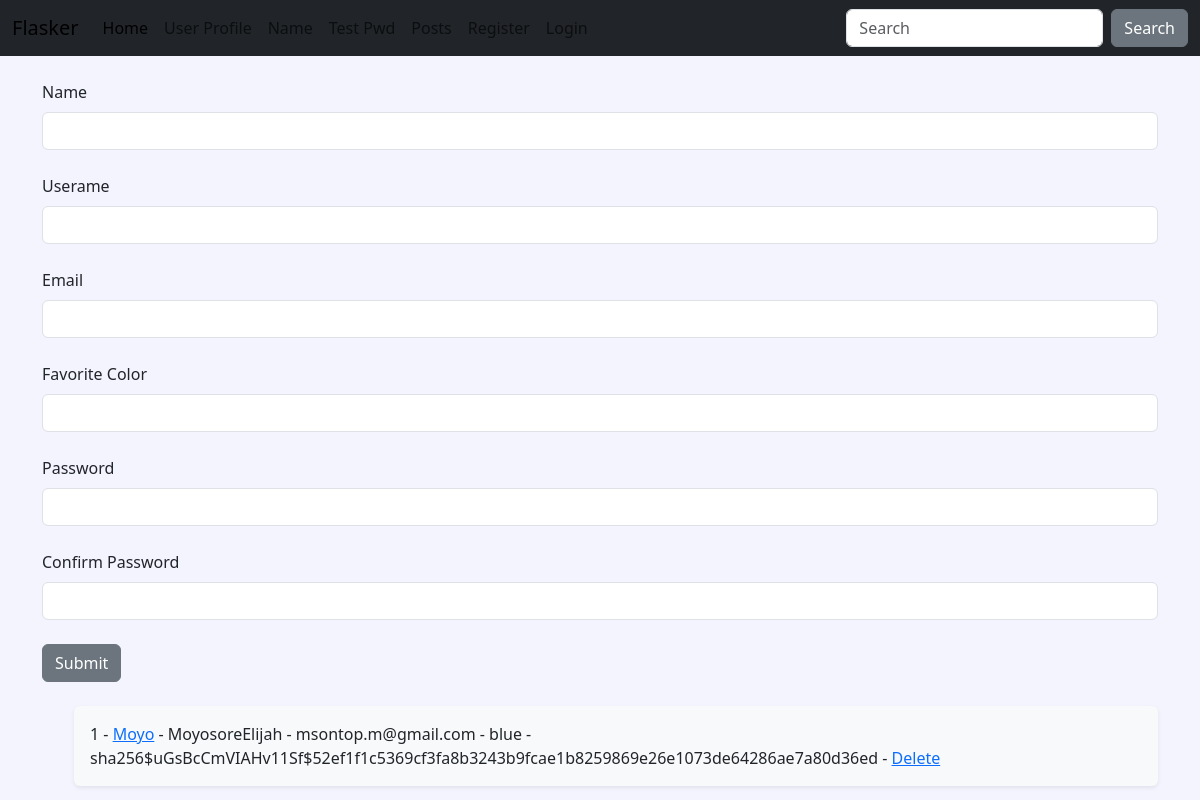
The page /user/add on the database as committed earlier.
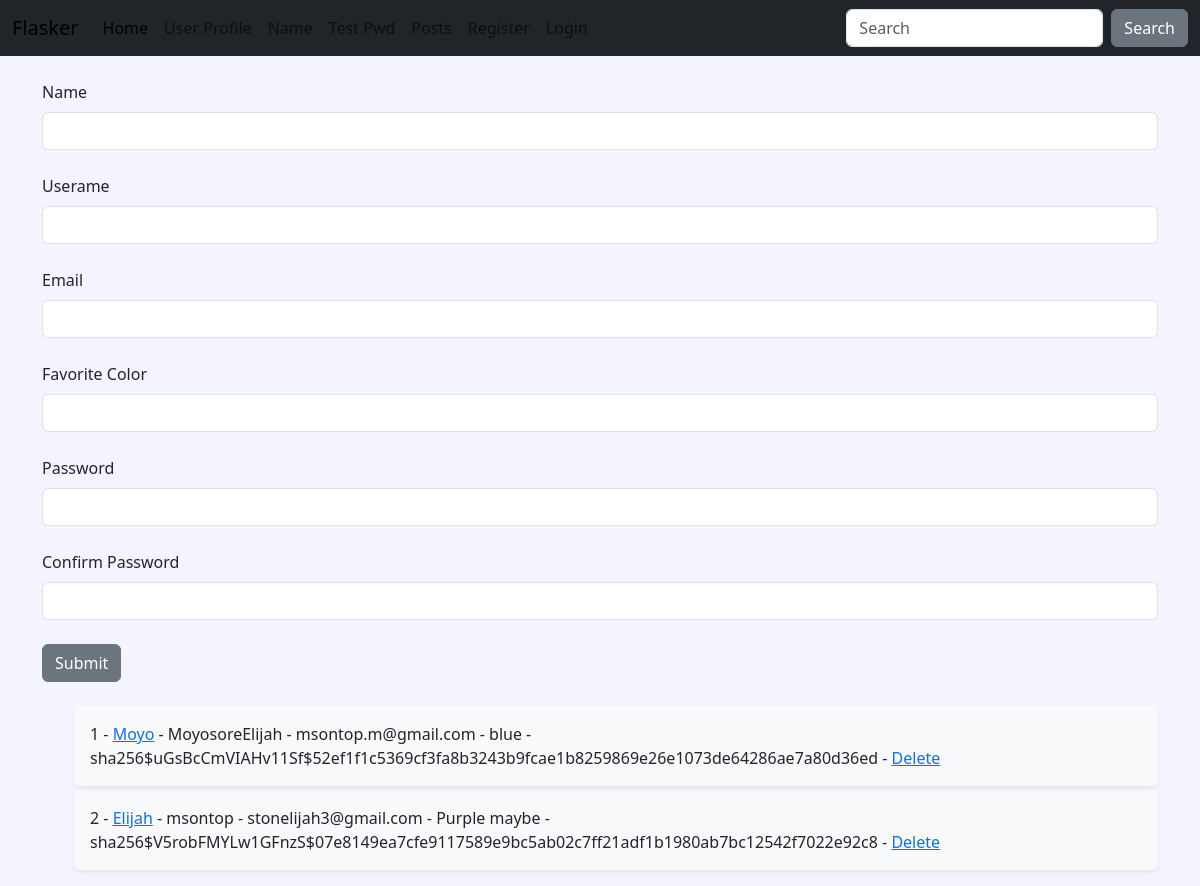
The same page on the database as committed later.
### hello.py (models this page shows, shortened)
class Users(db.Model, UserMixin):
    id = db.Column(db.Integer, primary_key=True)
    username = db.Column(db.String(200), unique=True)
    name = db.Column(db.String(200), nullable=False)
    email = db.Column(db.String(200), nullable=False, unique=True)
    favorite_color = db.Column(db.String(120))
    date_added = db.Column(db.DateTime, default=datetime.utcnow)
    password_hash = db.Column(db.String(128))
    posts = db.relationship('Post', backref='poster')
    @property
    def password(self):
        raise AttributeError('Password is nomett a readable attr!')

### hello.py (the view, shortened to what this page needs)
@app.route('/user/add', methods=['GET', 'POST'])
def add_user():
    name = None
    form = UserFrom()
    our_users=Users.query.order_by(Users.date_added)
    return render_template('add_user.html',
                           form=form,
                           name=name,
                           our_users=our_users)

### webforms.py
class UserFrom(FlaskForm):
    username = StringField('Userame', validators=[DataRequired()])
    name = StringField('Name', validators=[DataRequired()])
    email = StringField('Email', validators=[DataRequired()])
    favorite_color = StringField('Favorite Color')
    password_hash = PasswordField('Password', validators=[DataRequired(), EqualTo('password_hash2', message='password must match!')])
    password_hash2 = PasswordField('Confirm Password', validators=[DataRequired()])
    submit = SubmitField('Submit')

class SearchForm(FlaskForm):
    searched = StringField('Searched', validators=[DataRequired()])
    submit = SubmitField('Submit')

### hello.py (called while the page is built)
@app.context_processor
def base():
    form = SearchForm()
    return dict(form=form)

### templates/add_user.html (shortened to what this page needs)
{% extends 'base.html' %}
{% block content%}
{% if name %}
<h1>User Added!</h1>
<br/>
<ul style="list-style-type: none;">
    {% for our_user in our_users %}
    <div class="shadow-sm p-3 mb-1 bg-body-tertiary rounded">
        <li>{{ our_user.id }} - <a href="{{ url_for('update', id=our_user.id) }}">{{ our_user.name }}</a> - {{ our_user.username }} - {{ our_user.email }} - {{ our_user.favorite_color }} - {{ our_user.password_hash }} - <a href="{{ url_for('delete', id=our_user.id) }}">Delete</a></li>
    </div>
    {% endfor %}
</ul>
{% else %}
<form method="POST">
    {{ form.name.label(class="form-label") }}
    {{ form.name(class="form-control") }}
    <br />
    {{ form.username.label(class="form-label") }}
    {{ form.username(class="form-control") }}
    <br />
    {{ form.email.label(class="form-label") }}
    {{ form.email(class="form-control") }}
    <br />
    {{ form.favorite_color.label(class="form-label") }}
    {{ form.favorite_color(class="form-control") }}
    <br />
    {{ form.password_hash.label(class="form-label") }}
    {{ form.password_hash(class="form-control") }}
    <br />
    {{ form.password_hash2.label(class="form-label") }}
    {{ form.password_hash2(class="form-control") }}
    <br />
    {{ form.submit(class="btn btn-secondary") }}
</form>
<br/>
<ul style="list-style-type: none;">
    {% for our_user in our_users %}
    <div class="shadow-sm p-3 mb-1 bg-body-tertiary rounded">
        <li>{{ our_user.id }} - <a href="{{ url_for('update', id=our_user.id) }}">{{ our_user.name }}</a> - {{ our_user.username }} - {{ our_user.email }} - {{ our_user.favorite_color }} - {{ our_user.password_hash }} - <a href="{{ url_for('delete', id=our_user.id) }}">Delete</a></li>
    </div>
    {% endfor %}
</ul>
{% endif %}
{% endblock %}

Rows that differ between the two databases and show on the page:
added Users: id "2", name "Elijah", username "msontop", email "stonelijah3@gmail.com", favorite_color "Purple maybe", password_hash "sha256$V5robFMYLw1GFnzS$07e8149ea7cfe9117589e9bc5ab02c7ff21adf1b1980ab7bc12542f7022e92c8"
